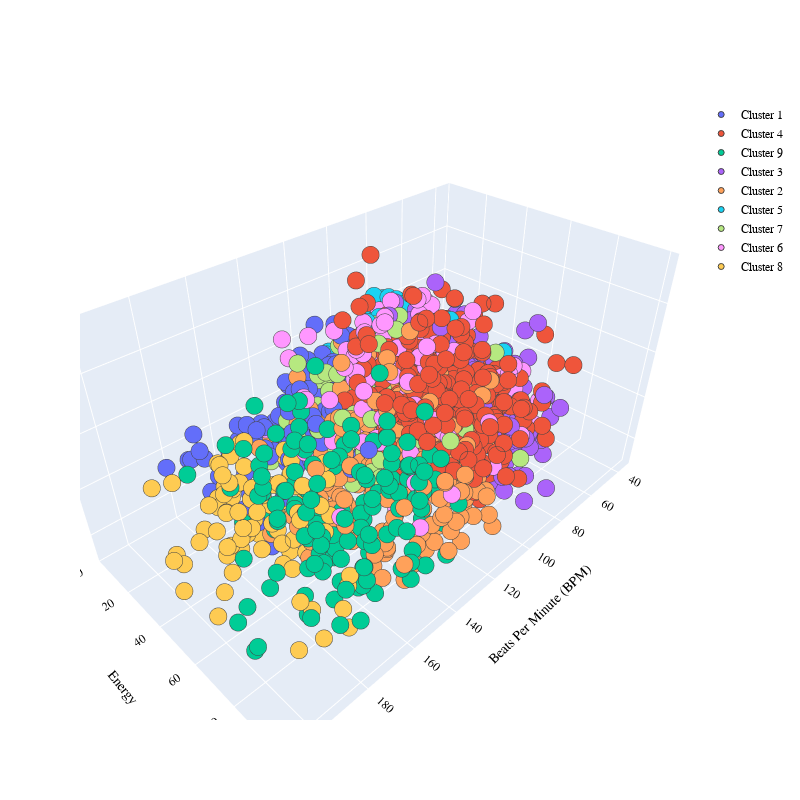

Write notebook code for a chart like this one.
### Code cell
import plotly.graph_objects as go
PLOT = go.Figure()
#Veri kümesindeki benzersiz "Music Segments" değerleri üzerinde döngü başlatılıyor.
for i in list(data["Music Segments"].unique()):
    
#Her küme için "Beats Per Minute (BPM)", "Energy" ve "Danceability" değerleri bir 3D scatter grafiğine ekleniyor.
    PLOT.add_trace(go.Scatter3d(x = data[data["Music Segments"]== i]['Beats Per Minute (BPM)'],
                                y = data[data["Music Segments"] == i]['Energy'],
                                z = data[data["Music Segments"] == i]['Danceability'],                        
                                mode = 'markers',marker_size = 6, marker_line_width = 1,
                                name = str(i)))
PLOT.update_traces(hovertemplate='Beats Per Minute (BPM): %{x} <br>Energy: %{y} <br>Danceability: %{z}')

#Marker ayarları (boyut, çizgi genişliği) ve küme adı belirleniyor.    
PLOT.update_layout(width = 800, height = 800, autosize = True, showlegend = True,
                   
#Hover (fareyle üzerine gelme) bilgisi için x, y ve z değerleri ekleniyor.
                   scene = dict(xaxis=dict(title = 'Beats Per Minute (BPM)', titlefont_color = 'black'),
                                yaxis=dict(title = 'Energy', titlefont_color = 'black'),
                                zaxis=dict(title = 'Danceability', titlefont_color = 'black')),
                                
#Grafik düzeni; eksen başlıkları, yazı tipi, boyut ve legend gibi ayarlarla özelleştiriliyor.                                
                   font = dict(family = "Gilroy", color  = 'black', size = 12))

### Figure 1 — Plotly figure (JSON) as saved in the notebook; plotly's stock layout.template omitted (floating-point values rounded to 4 significant figures; data arrays with more than 128 entries replaced by an {"elided": "..."} marker saying what was removed)
{"data": [{"hovertemplate": "Beats Per Minute (BPM): %{x} <br>Energy: %{y} <br>Danceability: %{z}", "marker": {"line": {"width": 1}, "size": 6}, "mode": "markers", "name": "Cluster 1", "type": "scatter3d", "x": {"elided": "142 int values"}, "y": {"elided": "142 int values"}, "z": {"elided": "142 int values"}}, {"hovertemplate": "Beats Per Minute (BPM): %{x} <br>Energy: %{y} <br>Danceability: %{z}", "marker": {"line": {"width": 1}, "size": 6}, "mode": "markers", "name": "Cluster 4", "type": "scatter3d", "x": {"elided": "411 int values"}, "y": {"elided": "411 int values"}, "z": {"elided": "411 int values"}}, {"hovertemplate": "Beats Per Minute (BPM): %{x} <br>Energy: %{y} <br>Danceability: %{z}", "marker": {"line": {"width": 1}, "size": 6}, "mode": "markers", "name": "Cluster 9", "type": "scatter3d", "x": {"elided": "152 int values"}, "y": {"elided": "152 int values"}, "z": {"elided": "152 int values"}}, {"hovertemplate": "Beats Per Minute (BPM): %{x} <br>Energy: %{y} <br>Danceability: %{z}", "marker": {"line": {"width": 1}, "size": 6}, "mode": "markers", "name": "Cluster 3", "type": "scatter3d", "x": {"elided": "274 int values"}, "y": {"elided": "274 int values"}, "z": {"elided": "274 int values"}}, {"hovertemplate": "Beats Per Minute (BPM): %{x} <br>Energy: %{y} <br>Danceability: %{z}", "marker": {"line": {"width": 1}, "size": 6}, "mode": "markers", "name": "Cluster 2", "type": "scatter3d", "x": {"elided": "286 int values"}, "y": {"elided": "286 int values"}, "z": {"elided": "286 int values"}}, {"hovertemplate": "Beats Per Minute (BPM): %{x} <br>Energy: %{y} <br>Danceability: %{z}", "marker": {"line": {"width": 1}, "size": 6}, "mode": "markers", "name": "Cluster 5", "type": "scatter3d", "x": {"elided": "212 int values"}, "y": {"elided": "212 int values"}, "z": {"elided": "212 int values"}}, {"hovertemplate": "Beats Per Minute (BPM): %{x} <br>Energy: %{y} <br>Danceability: %{z}", "marker": {"line": {"width": 1}, "size": 6}, "mode": "markers", "name": "nan", "type": "scatter3d", "x": [], "y": [], "z": []}, {"hovertemplate": "Beats Per Minute (BPM): %{x} <br>Energy: %{y} <br>Danceability: %{z}", "marker": {"line": {"width": 1}, "size": 6}, "mode": "markers", "name": "Cluster 7", "type": "scatter3d", "x": {"elided": "142 int values"}, "y": {"elided": "142 int values"}, "z": {"elided": "142 int values"}}, {"hovertemplate": "Beats Per Minute (BPM): %{x} <br>Energy: %{y} <br>Danceability: %{z}", "marker": {"line": {"width": 1}, "size": 6}, "mode": "markers", "name": "Cluster 6", "type": "scatter3d", "x": {"elided": "175 int values"}, "y": {"elided": "175 int values"}, "z": {"elided": "175 int values"}}, {"hovertemplate": "Beats Per Minute (BPM): %{x} <br>Energy: %{y} <br>Danceability: %{z}", "marker": {"line": {"width": 1}, "size": 6}, "mode": "markers", "name": "Cluster 8", "type": "scatter3d", "x": [194, 176, 183, 178, 160, 193, 165, 173, 173, 159, 166, 170, 186, 179, 184, 205, 171, 179, 170, 186, 182, 172, 174, 199, 183, 160, 184, 180, 155, 170, 174, 175, 161, 158, 163, 190, 171, 174, 178, 198, 180, 150, 162, 175, 184, 167, 161, 181, 168, 180, 173, 178, 177, 172, 200, 175, 167, 151, 178, 194, 170, 179, 190, 204, 159, 170, 176, 196, 175, 186, 174, 170, 152, 181, 174, 176, 171, 203, 174, 160, 174, 155, 164, 166, 167, 179, 174, 204, 181, 174, 184, 167, 176, 154, 174], "y": [43, 74, 44, 68, 61, 58, 56, 55, 30, 64, 57, 54, 87, 47, 44, 47, 64, 54, 68, 40, 24, 66, 45, 36, 50, 64, 51, 42, 54, 75, 28, 52, 38, 45, 51, 53, 75, 44, 64, 61, 63, 66, 57, 59, 34, 47, 43, 39, 47, 43, 87, 34, 32, 84, 42, 66, 74, 32, 29, 93, 28, 36, 24, 41, 57, 35, 26, 93, 45, 44, 89, 39, 52, 53, 90, 47, 50, 64, 33, 61, 42, 47, 43, 49, 61, 54, 38, 47, 85, 38, 53, 52, 91, 36, 26], "z": [35, 66, 56, 30, 36, 43, 48, 34, 32, 52, 32, 51, 34, 33, 27, 38, 46, 29, 44, 32, 19, 45, 46, 28, 45, 59, 35, 50, 27, 45, 36, 48, 35, 48, 49, 26, 56, 64, 38, 30, 47, 25, 37, 23, 38, 30, 31, 36, 28, 22, 33, 39, 29, 20, 29, 39, 49, 38, 30, 49, 47, 53, 45, 62, 35, 56, 31, 31, 42, 24, 36, 19, 45, 39, 41, 35, 40, 26, 38, 28, 53, 34, 26, 38, 24, 45, 44, 24, 15, 21, 41, 18, 21, 45, 45]}], "layout": {"autosize": true, "font": {"color": "black", "family": "Gilroy", "size": 12}, "height": 800, "scene": {"xaxis": {"title": {"font": {"color": "black"}, "text": "Beats Per Minute (BPM)"}}, "yaxis": {"title": {"font": {"color": "black"}, "text": "Energy"}}, "zaxis": {"title": {"font": {"color": "black"}, "text": "Danceability"}}}, "showlegend": true, "width": 800}}
